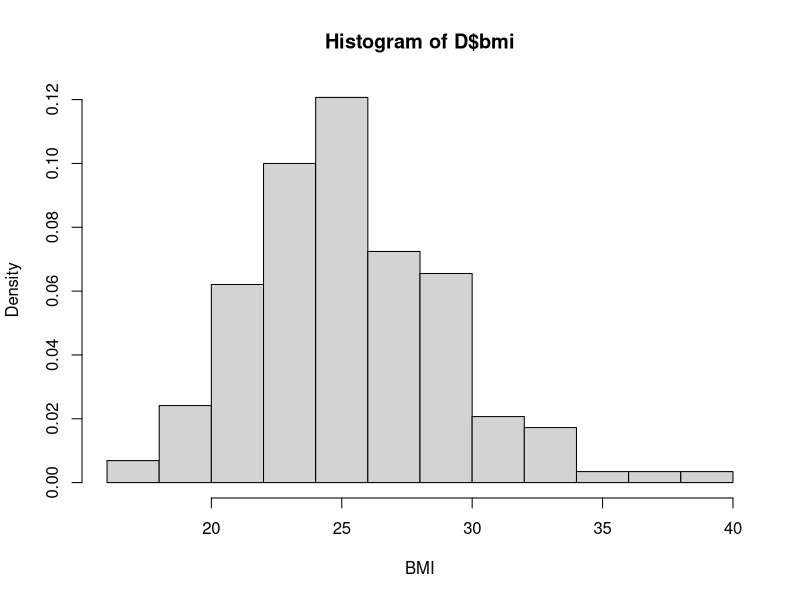
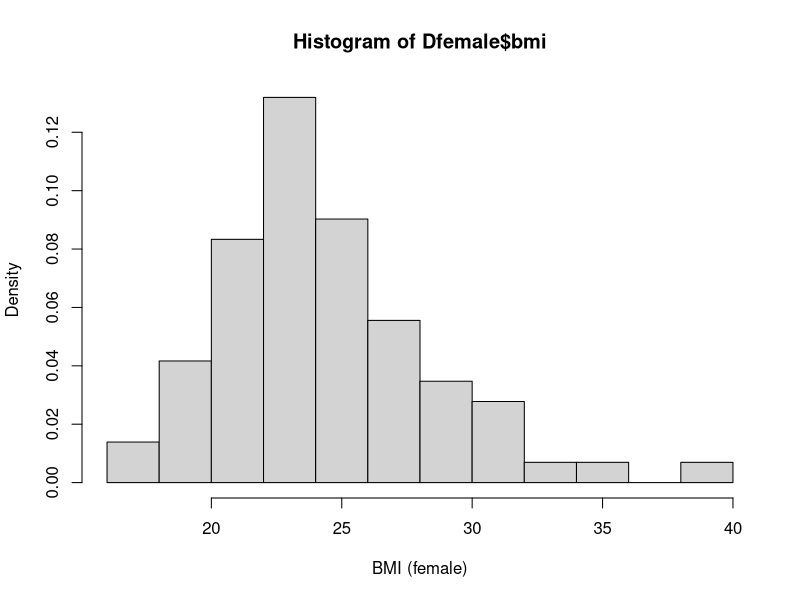
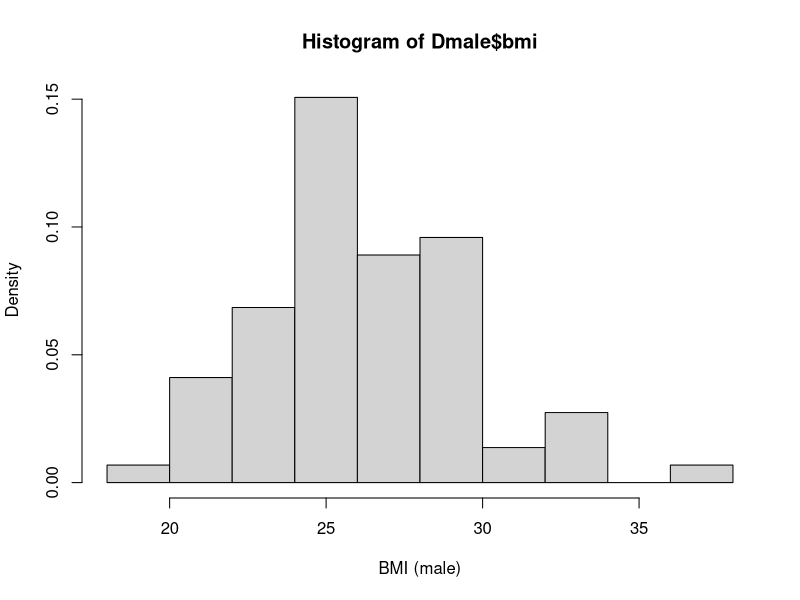
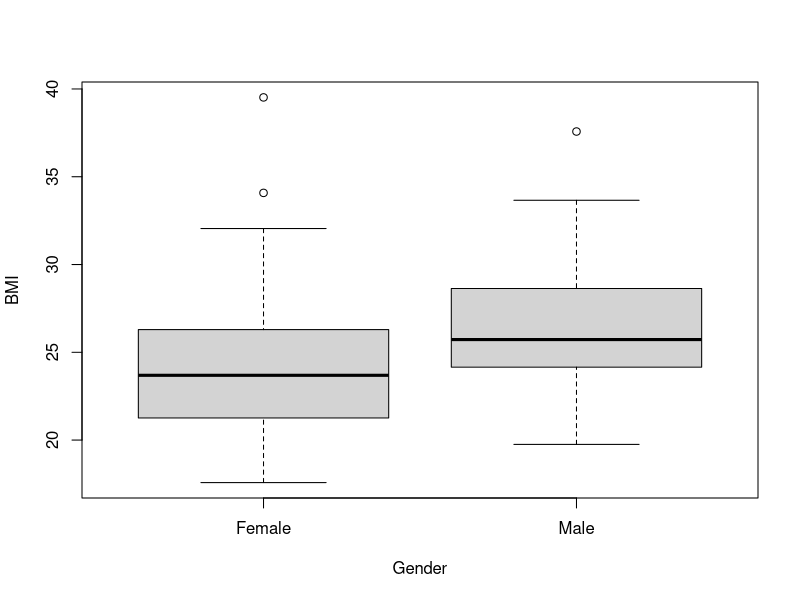
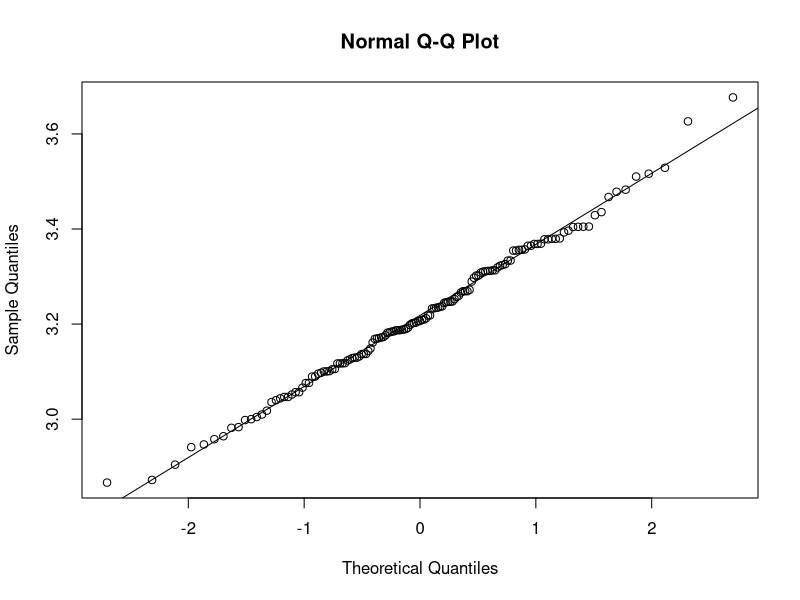
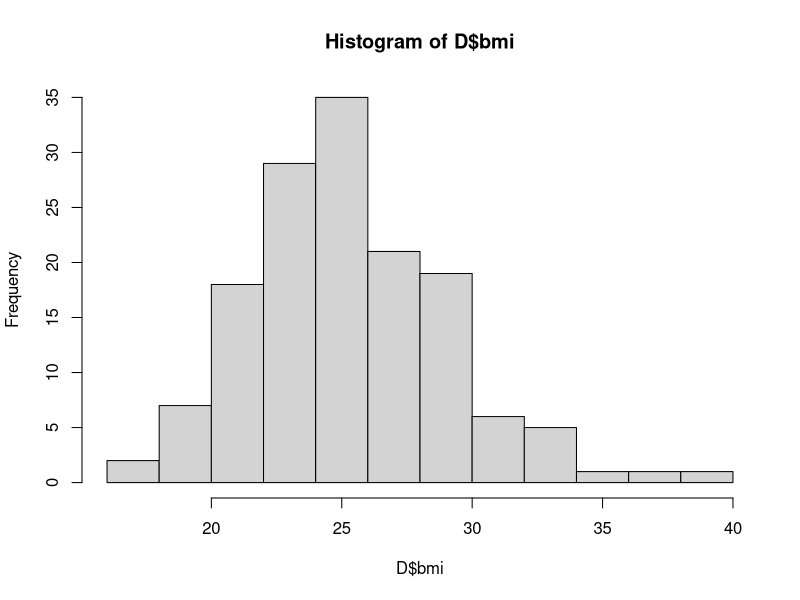
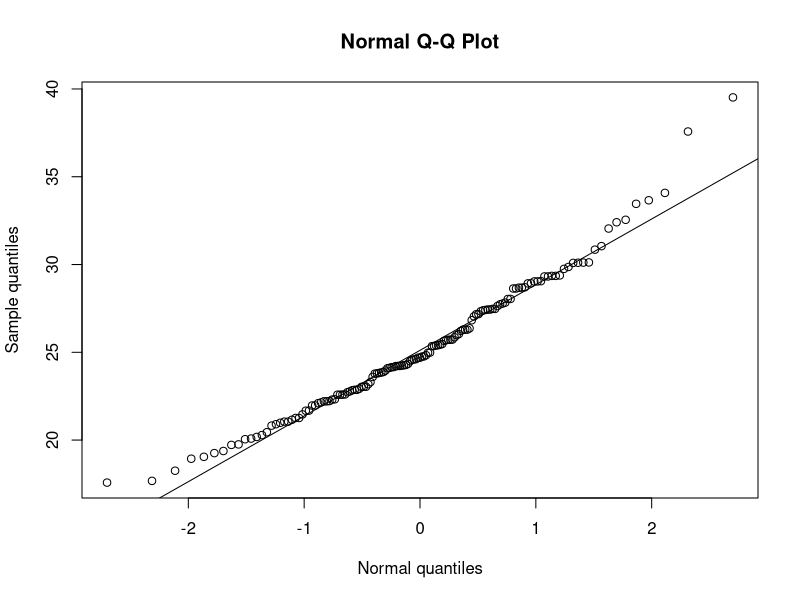
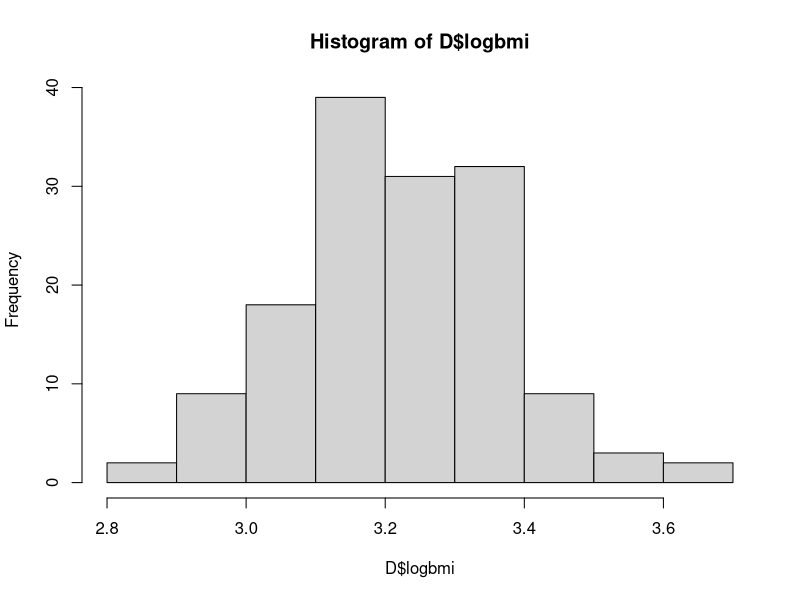

Reproduce these figures in R, in order. (Note: this script raises an error after producing the figures.)
## Read data from bmi1_data.csv
D <- read.table("bmi1_data.csv", header=TRUE, sep=";", as.is=TRUE)
#D <- read.csv("bmi1_data.csv")

## Dimensions of bmi1 (number of rows and columns)
dim(D)
## Column/variable names
names(D)
## The first rows/observations 
head(D)
## The last rows/observations
tail(D)
## Selected summary statistics
summary(D)
## Another type of summary of the dataset str(bmi1)
str(D)



#------------------------------------
#b
## Calculate BMI scores and add new variable to D
D$bmi <- D$weight/(D$height/100)^2

## Histogram describing the empirical density of the BMI scores 
## (histogram of the BMI scores normalized to have an area of 1) 
hist(D$bmi, xlab="BMI", prob=TRUE)

# Is there much variation to be seen in the observations? 
var(D$bmi)

#------------------------------------
#c 
## Divide data into two subsets according to gender
Dfemale <- subset(D, gender == 0)
Dmale <- subset(D, gender == 1)

## Density histograms describing the emprical density 
## of the BMI scroes of women and men, respectively
hist(Dfemale$bmi, xlab="BMI (female)", prob=TRUE)
hist(Dmale$bmi, xlab="BMI (male)", prob=TRUE)

#------------------------------
#d
## Box plot of BMI scores by gender 
boxplot(Dfemale$bmi, Dmale$bmi, names=c("Female", "Male"), xlab="Gender", ylab="BMI")

#-------------------------------
#e
## The argument 'na.rm=TRUE' ensures that the statistic is 
## computed even in cases where there are missing values.

## Total number of observations 
## (doesn't include missing values if there are any)
sum(!is.na(D$bmi))
## Sample mean (both genders combined)
mean(D$bmi, na.rm=TRUE)
## Sample variance (both genders combined)
var(D$bmi, na.rm=TRUE)
## Sample std (both genders combined)
sqrt(var(D$bmi, na.rm=TRUE))
## Lower quartile median and upper quartile (both genders combined)
quantile(D$bmi, na.rm=TRUE)

# For Men: 
## Total number of observations 
## (doesn't include missing values if there are any)
sum(!is.na(Dmale$bmi))
## Sample mean 
mean(Dmale$bmi, na.rm=TRUE)
## Sample variance 
var(Dmale$bmi, na.rm=TRUE)
## Sample std 
sqrt(var(Dmale$bmi, na.rm=TRUE))
## Lower quartile median and upper quartile
quantile(Dmale$bmi, na.rm=TRUE)

# For Women: 
## Total number of observations 
## (doesn't include missing values if there are any)
sum(!is.na(Dfemale$bmi))
## Sample mean 
mean(Dfemale$bmi, na.rm=TRUE)
## Sample variance 
var(Dfemale$bmi, na.rm=TRUE)
## Sample std 
sqrt(var(Dfemale$bmi, na.rm=TRUE))
## Lower quartile median and upper quartile 
quantile(Dfemale$bmi, na.rm=TRUE)

#------------------------------------
## New variable 'logbmi' with log-trasformed BMI
D$logbmi <- log(D$bmi)
## qq-plot of log-transformed BMI
qqnorm(D$logbmi)
qqline(D$logbmi)
#f
## Statistical Model 
## Sample mean (both genders combined)
mean(D$logbmi, na.rm=TRUE)
## Sample variance (both genders combined)
var(D$logbmi, na.rm=TRUE)



#---------
#g
## Sample mean (both genders combined)
meanOfLogbmi <- mean(D$logbmi, na.rm=TRUE)
lengthOfLogbmi <- length(D$logbmi)
s <- sd(D$logbmi, na.rm=TRUE)

## The t-quantiles for n=10: which n - 1 = degrees of freedom
qt(0.975, lengthOfLogbmi - 1)

## The 95% confidence interval for the mean
meanOfLogbmi - qt(0.975, df = lengthOfLogbmi - 1) * s / sqrt(lengthOfLogbmi)

meanOfLogbmi + qt(0.975, df = lengthOfLogbmi - 1) * s / sqrt(lengthOfLogbmi)

## Test for previous 
## The 99% confidence interval for the mean
t.test(D$logbmi, conf.level = 0.95)

## Check if BMI score  coming from a normal distribution 
hist(D$bmi)
qqnorm(D$bmi, ylab = "Sample quantiles", xlab = "Normal quantiles")
qqline(D$bmi)

## As I had expected BMI score closer to a normal distribution
## Back transform to original scale, now we get the median! 
exp( 3.217641 )

#------------------------
#h
### Specify the significance level α
# sample standard deviation
sampleSD <- sd(D$logbmi)
sampleSize <-  length(D$logbmi)
# standard deviation of our sampling distribution
sdOfDistribution <- sampleSD / sampleSize
## Z-statistics: how far we away from mean 
#mean 
meanOfLogbmi <- mean(D$logbmi)
z <- meanOfLogbmi / sdOfDistribution

## Testing hypothesis mu=log(25) for log-trasformed BMI
t.test(D$logbmi, mu=log(25))

hist(D$logbmi)


### investigate whether a difference can be detected between the BMI of women and men.
# length
sampleSizeMen <-  length(Dmale$bmi)
sampleSizeWomen <-  length(Dfemale$bmi)
# mean 
meanMen <-  mean(Dmale$bmi)
meanWomen <-  mean(Dfemale$bmi)

# Sample SD
sampleSDMen <- sd(Dmale$bmi)
sampleSDWomen <- sd(Dfemale$bmi)

df()
